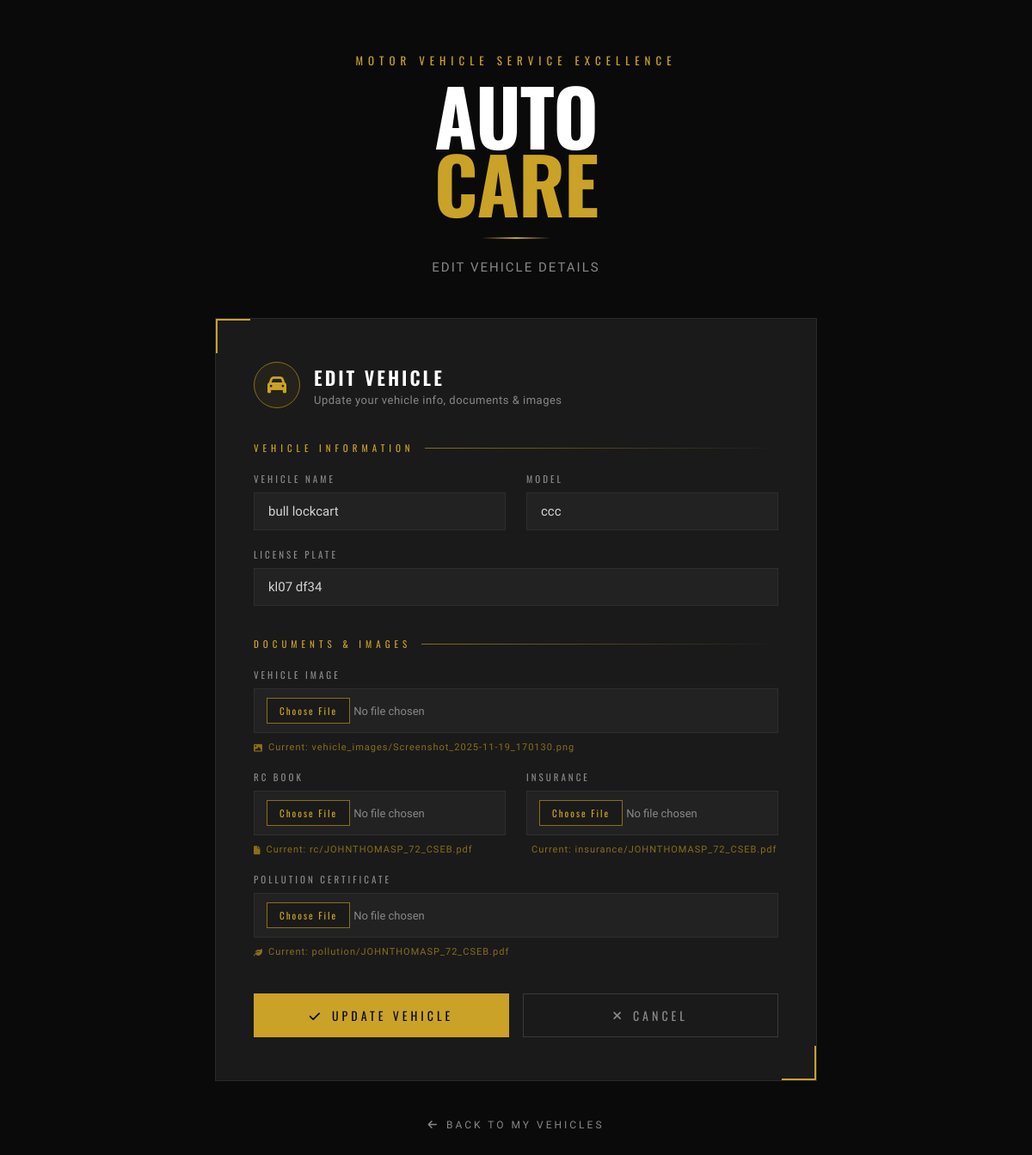
The page /edit-vehicle/1/ (signed in) on the database its author committed.
### app/models.py (models this page shows)
class VehicleRegistration(models.Model):
    userd = models.ForeignKey(user, on_delete=models.CASCADE)
    vehicle_name = models.CharField(max_length=100)
    vehicle_model = models.CharField(max_length=100)
    license_plate = models.CharField(max_length=20)
    vehicle_image = models.ImageField(upload_to='vehicle_images/', null=True, blank=True)
    rc = models.FileField(upload_to='rc/', null=True, blank=True)
    insurance = models.FileField(upload_to='insurance/', null=True, blank=True)
    pollution = models.FileField(upload_to='pollution/', null=True, blank=True)

### app/views.py (the view, shortened to what this page needs)
# urls.py: path('edit-vehicle/<int:vehicle_id>/', views.edit_vehicle, name='edit_vehicle'),
def edit_vehicle(request, vehicle_id):
    email = request.session['email']
    cr = user.objects.get(email=email)
    vehicle = get_object_or_404(VehicleRegistration, id=vehicle_id, userd=cr)
    return render(request, "edit_vehicle.html", {"vehicle": vehicle})

### app/templates/edit_vehicle.html (shortened to what this page needs)
<!DOCTYPE html>
<html lang="en">
<head>
<link rel="stylesheet" href="https://cdnjs.cloudflare.com/ajax/libs/font-awesome/6.0.0/css/all.min.css">
</head>
<body>
<div id="particles"></div>
<main class="page">
  <div class="hero-label">Motor Vehicle Service Excellence</div>
  <div class="big-name">
    AUTO<span>CARE</span>
  </div>
  <div class="divider"></div>
  <p class="subtitle">Edit Vehicle Details</p>
  <div class="form-card">
    <div class="card-heading">
      <div class="card-heading-icon"><i class="fas fa-car"></i></div>
      <div class="card-heading-text">
        <div class="role">Edit Vehicle</div>
        <div class="desc">Update your vehicle info, documents &amp; images</div>
      </div>
    </div>
    <form method="POST" enctype="multipart/form-data" action="">
      <div class="section-label">Vehicle Information</div>
      <div class="form-grid">
        <div class="field">
          <label for="vehicle_name">Vehicle Name</label>
          <input type="text" id="vehicle_name" name="vehicle_name" value="{{ vehicle.vehicle_name }}" placeholder="e.g. Toyota Camry">
        </div>
        <div class="field">
          <label for="vehicle_model">Model</label>
          <input type="text" id="vehicle_model" name="vehicle_model" value="{{ vehicle.vehicle_model }}" placeholder="e.g. 2022">
        </div>
        <div class="field full">
          <label for="license_plate">License Plate</label>
          <input type="text" id="license_plate" name="license_plate" value="{{ vehicle.license_plate }}" placeholder="e.g. KL-07-AB-1234">
        </div>
      </div>
      <div class="section-label">Documents &amp; Images</div>
      <div class="form-grid">
        <div class="field full">
          <label for="vehicle_image">Vehicle Image</label>
          <input type="file" id="vehicle_image" name="vehicle_image" accept="image/*">
          {% if vehicle.vehicle_image %}
          <span class="current-file"><i class="fas fa-image"></i> Current: {{ vehicle.vehicle_image.name }}</span>
          {% endif %}
        </div>
        <div class="field">
          <label for="rc">RC Book</label>
          <input type="file" id="rc" name="rc">
          {% if vehicle.rc %}
          <span class="current-file"><i class="fas fa-file"></i> Current: {{ vehicle.rc.name }}</span>
          {% endif %}
        </div>
        <div class="field">
          <label for="insurance">Insurance</label>
          <input type="file" id="insurance" name="insurance">
          {% if vehicle.insurance %}
          <span class="current-file"> Current: {{ vehicle.insurance.name }}</span>
          {% endif %}
        </div>
        <div class="field full">
          <label for="pollution">Pollution Certificate</label>
          <input type="file" id="pollution" name="pollution">
          {% if vehicle.pollution %}
          <span class="current-file"><i class="fas fa-leaf"></i> Current: {{ vehicle.pollution.name }}</span>
          {% endif %}
        </div>
      </div>
      <div class="btn-row">
        <button type="submit" class="btn-submit"><i class="fas fa-check" style="margin-right:10px;"></i>Update Vehicle</button>
        <a href="/yourvehicles/" class="btn-cancel"><i class="fas fa-xmark" style="margin-right:10px;"></i>Cancel</a>
      </div>
    </form>
  </div>
  <a href="/yourvehicles/" class="back-link"><i class="fas fa-arrow-left"></i>Back to My Vehicles</a>
</main>
</body>
</html>

### rows shown on the page
VehicleRegistration: vehicle_name "bull lockcart", vehicle_model "ccc", license_plate "kl07 df34", vehicle_image.name "vehicle_images/Screenshot_2025-11-19_170130.png", rc.name "rc/JOHNTHOMASP_72_CSEB.pdf", insurance.name "insurance/JOHNTHOMASP_72_CSEB.pdf", pollution.name "pollution/JOHNTHOMASP_72_CSEB.pdf"
